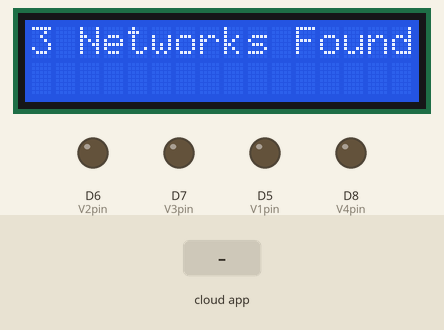
This sketch was run on a simulated ESP8266 (NodeMCU). On the bench: 16×2 character LCD, output pins drawn as LEDs (lit = HIGH). The test bench sets the inputs (shaded band). WiFi joins after 1.5 s; servers stay silent unless stated; a WiFi scan finds three made-up networks; the local clock reads 2024-03-15 10:24:30 at power-on unless the sketch sets it; the Firebase database answers and starts empty; what the sketch prints to the serial monitor is not drawn.

Above: at 2.2 s.
At 13.0 s:
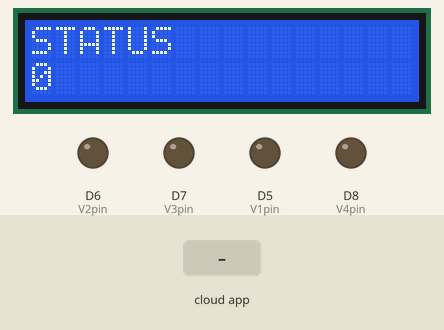
13.1 s: the phone or cloud app sets Status to 1
At 13.8 s:
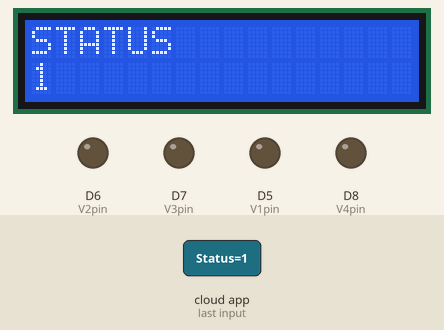
Timing chart, 0 to 16.1 s (numbered marks = the images above; inputs shaded):
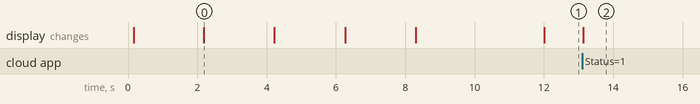

The sketch:

Water_level_Admin.ino
```cpp
#include "ESP8266WiFi.h"
#include <FirebaseESP8266.h>
#include <time.h>
#include <Wire.h>  // This library is already built in to the Arduino IDE
#include <LiquidCrystal_I2C.h> //This library you can add via Include Library > Manage Library >

FirebaseData fbdo;

// Set these to run example.
//#define FIREBASE_HOST "water-level-alert-default-rtdb.firebaseio.com"
//#define FIREBASE_AUTH "3CPW1R3leqftxAGkegguFz9KtttIJCgH0gRhVkgu"
#define FIREBASE_HOST "waterlevelsensor-1474f-default-rtdb.firebaseio.com"
#define FIREBASE_AUTH "BrkHGzoGNZxSbBXzub1NLLogoiAF8MzNVicKV9tT"
#define WIFI_SSID "MAYANK"
#define WIFI_PASSWORD "45454545"
int timezone = 5.5 * 3600;  // indian time +5:30
int dst = 0;

const int V1pin = D5;
const int V2pin = D6;
const int V3pin = D7;
const int V4pin = D8;

long duration;
int distance;

LiquidCrystal_I2C lcd(0x27, 16, 2);

void setup()
{
   WiFi.mode(WIFI_STA);
  WiFi.disconnect();
  delay(100);
  lcd.init();   // initializing the LCD
  lcd.backlight(); // Enable or Turn On the backlight
  pinMode(V1pin, OUTPUT);
  pinMode(V2pin, OUTPUT);
  pinMode(V3pin, OUTPUT);
  pinMode(V4pin, OUTPUT);
  Serial.begin(9600); // Starts the serial communication

 //XXXXXXXXXXXXXXXXXXXXXXXXXXXXXXXXXXXXXXXXXXXXXXXXXXXXXXXXXXXXXXXXXXXXXXXXXXXXXXXXXXXXXXXXXXXXXXXXXXXXXXXX
    int n = WiFi.scanNetworks();

 if (n == 0)
 {


     lcd.setCursor(0, 0);
  lcd.print("no networks found"); // Start Print text to Line 1
  lcd.setCursor(0, 1);
  lcd.print("--------"); // Start Print Test to Line 2
}

  else
  {
     lcd.setCursor(0, 0);
    lcd.print(n);
    lcd.print(" Networks Found ");
    delay(2000);
    for (int i = 0; i < n; ++i)
    {
      // Print SSID and RSSI for each network found
      lcd.setCursor(0, 0);
       lcd.print("                ");
         lcd.setCursor(0, 0);
      lcd.print(i + 1);
      lcd.print(": ");
      lcd.setCursor(0, 1);
        lcd.print("                ");
       lcd.setCursor(0, 1);
      lcd.print(WiFi.SSID(i));
      /*
      Serial.print(" (");
      Serial.print(WiFi.RSSI(i));
      Serial.print(")");
      Serial.println((WiFi.encryptionType(i) == ENC_TYPE_NONE)?" ":"*");*/
      delay(2000); }

  }

  //XXXXXXXXXXXXXXXXXXXXXXXXXXXXXXXXXXXXXXXXXXXXXXXXXXXXXXXXXXXXXXXXXXXXXXXXXXXXXXXXXXXXXXXXX
   // connect to wifi.

  WiFi.begin(WIFI_SSID, WIFI_PASSWORD);
  Serial.print("connecting");
  while (WiFi.status() != WL_CONNECTED)
      {
    Serial.print(".");
    delay(500);
      }
  Serial.println();
  Serial.print("connected: ");
  Serial.println(WiFi.localIP());

  Firebase.begin(FIREBASE_HOST, FIREBASE_AUTH);

   configTime(timezone, dst, "in.pool.ntp.org","time.nist.gov");
  Serial.println("\nWaiting for Internet time");

  while(!time(nullptr)){
     Serial.print("*");
     delay(1000);
  }


}

void loop()
{
  //                                                 Time Print


  time_t now = time(nullptr);
  struct tm* p_tm = localtime(&now);


  Serial.print(p_tm->tm_mday);
  Serial.print("/");
  Serial.print(p_tm->tm_mon + 1);
  Serial.print("/");
  Serial.print(p_tm->tm_year + 1900);
  Serial.print(" ");
  Serial.print(p_tm->tm_hour);
  Serial.print(":");
  Serial.print(p_tm->tm_min);
  Serial.print(":");
  Serial.println(p_tm->tm_sec);


  Firebase.getInt(fbdo,"Status");
   int Status = fbdo.intData();

  if(Status==1111)
  {
    digitalWrite(V1pin, HIGH);
    digitalWrite(V2pin, HIGH);
    digitalWrite(V3pin, HIGH);
    digitalWrite(V4pin, HIGH);
  }
  if(Status==1112)
  {
    digitalWrite(V1pin, HIGH);
    digitalWrite(V2pin, HIGH);
    digitalWrite(V3pin, HIGH);
    digitalWrite(V4pin, HIGH);
  }
  if(Status==1123)
  {
    digitalWrite(V1pin, HIGH);
    digitalWrite(V2pin, HIGH);
    digitalWrite(V3pin, HIGH);
    digitalWrite(V4pin, LOW);
  }
  if(Status==1233)
  {
    digitalWrite(V1pin, HIGH);
    digitalWrite(V2pin, HIGH);
    digitalWrite(V3pin, LOW);
    digitalWrite(V4pin, LOW);
  }
    if(Status==2333)
  {
    digitalWrite(V1pin, HIGH);
    digitalWrite(V2pin, LOW);
    digitalWrite(V3pin, LOW);
    digitalWrite(V4pin, LOW);
  }
  if(Status==3333)
  {
    digitalWrite(V1pin, LOW);
    digitalWrite(V2pin, LOW);
    digitalWrite(V3pin, LOW);
    digitalWrite(V4pin, LOW);
  }


   lcd.setCursor(0, 0);
      lcd.print("STATUS          ");
      lcd.setCursor(0, 1);
      lcd.print(Status);
      lcd.print("                 ");
      delay(100);
}
```

Measured:
- after the input at 13.1 s, the display: changes at once (image 2)
- what the display in image 0 shows lasts 2.0 s, from 2.2 s to 4.2 s
